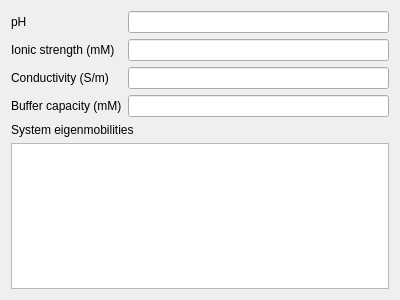
<?xml version="1.0" encoding="UTF-8"?>
<ui version="4.0">
 <class>CommonPropertiesWidget</class>
 <widget class="QWidget" name="CommonPropertiesWidget">
  <property name="geometry">
   <rect>
    <x>0</x>
    <y>0</y>
    <width>400</width>
    <height>300</height>
   </rect>
  </property>
  <property name="windowTitle">
   <string>Form</string>
  </property>
  <layout class="QVBoxLayout" name="verticalLayout">
   <item>
    <layout class="QFormLayout" name="formLayout">
     <item row="0" column="0">
      <widget class="QLabel" name="ql_pH">
       <property name="text">
        <string>pH</string>
       </property>
      </widget>
     </item>
     <item row="0" column="1">
      <widget class="FloatingValueLineEdit" name="qle_pH">
       <property name="readOnly">
        <bool>true</bool>
       </property>
      </widget>
     </item>
     <item row="1" column="0">
      <widget class="QLabel" name="ql_ionicStrength">
       <property name="text">
        <string>Ionic strength (mM)</string>
       </property>
      </widget>
     </item>
     <item row="1" column="1">
      <widget class="FloatingValueLineEdit" name="qle_ionicStrength">
       <property name="readOnly">
        <bool>true</bool>
       </property>
      </widget>
     </item>
     <item row="2" column="0">
      <widget class="QLabel" name="ql_conductivity">
       <property name="text">
        <string>Conductivity (S/m)</string>
       </property>
      </widget>
     </item>
     <item row="2" column="1">
      <widget class="FloatingValueLineEdit" name="qle_conductivity">
       <property name="readOnly">
        <bool>true</bool>
       </property>
      </widget>
     </item>
     <item row="3" column="0">
      <widget class="QLabel" name="ql_bufferCapacity">
       <property name="text">
        <string>Buffer capacity (mM)</string>
       </property>
      </widget>
     </item>
     <item row="3" column="1">
      <widget class="FloatingValueLineEdit" name="qle_bufferCapacity">
       <property name="readOnly">
        <bool>true</bool>
       </property>
      </widget>
     </item>
    </layout>
   </item>
   <item>
    <widget class="QLabel" name="ql_systemEigenmobilities">
     <property name="text">
      <string>System eigenmobilities</string>
     </property>
    </widget>
   </item>
   <item>
    <widget class="QTableView" name="qtbw_systemEigenzones"/>
   </item>
  </layout>
 </widget>
 <customwidgets>
  <customwidget>
   <class>FloatingValueLineEdit</class>
   <extends>QLineEdit</extends>
   <header>src/ui/elementaries//floatingvaluelineedit.h</header>
  </customwidget>
 </customwidgets>
 <resources/>
 <connections/>
</ui>
